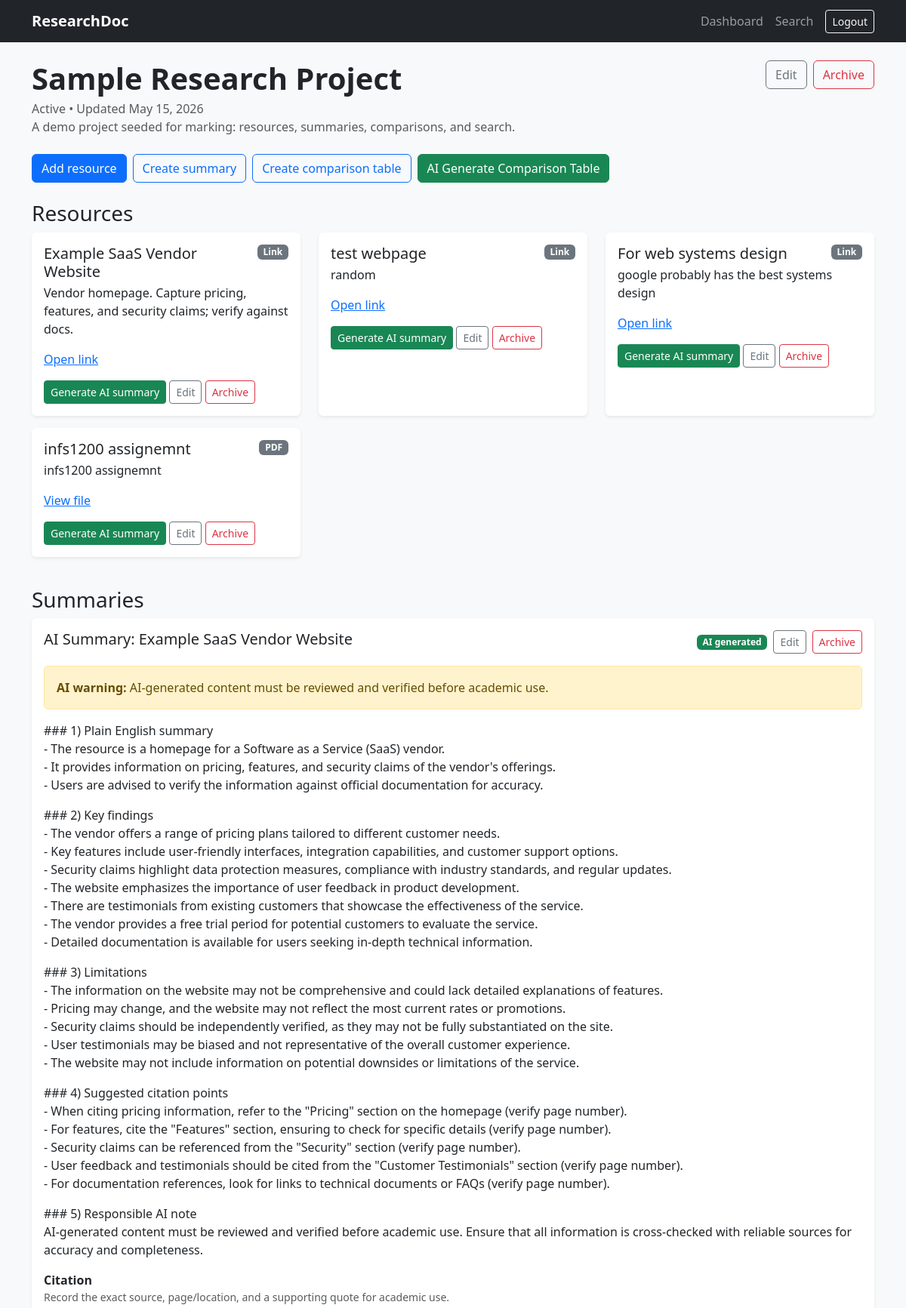
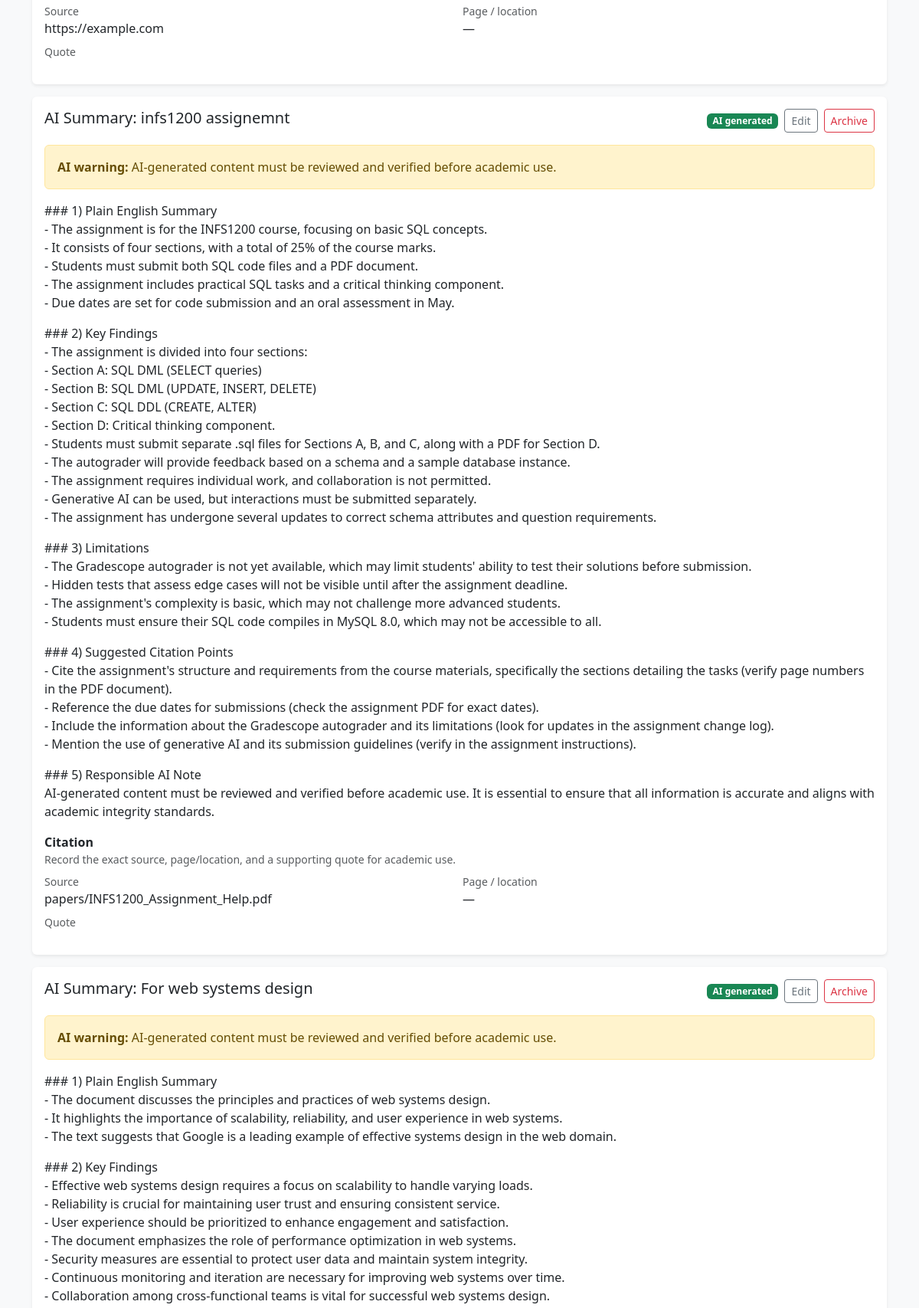
/projects/2/ (signed in, upper part), run on the app's committed database (2 pictures, top to bottom).
### research/models.py (models this page shows, shortened)
class ResearchProject(models.Model):
    STATUS_CHOICES = [
        ("active", "Active"),
        ("on_hold", "On hold"),
        ("completed", "Completed"),
    ]
    owner = models.ForeignKey(settings.AUTH_USER_MODEL, on_delete=models.CASCADE)
    title = models.CharField(max_length=200)
    description = models.TextField(blank=True)
    status = models.CharField(max_length=20, choices=STATUS_CHOICES, default="active")
    is_archived = models.BooleanField(default=False)
    created_at = models.DateTimeField(auto_now_add=True)
    updated_at = models.DateTimeField(auto_now=True)

class Resource(models.Model):
    RESOURCE_TYPES = [
        ("pdf", "PDF"),
        ("link", "Link"),
        ("note", "Note"),
    ]
    project = models.ForeignKey(ResearchProject, on_delete=models.CASCADE)
    title = models.CharField(max_length=200)
    resource_type = models.CharField(max_length=20, choices=RESOURCE_TYPES)
    file = models.FileField(upload_to="papers/", blank=True, null=True)
    url = models.URLField(blank=True)
    notes = models.TextField(blank=True)
    extracted_text = models.TextField(blank=True)
    is_archived = models.BooleanField(default=False)
    created_at = models.DateTimeField(auto_now_add=True)
    updated_at = models.DateTimeField(auto_now=True)

class ResearchSummary(models.Model):
    project = models.ForeignKey(ResearchProject, on_delete=models.CASCADE)
    resource = models.ForeignKey(
        Resource,
        on_delete=models.SET_NULL,
        null=True,
        blank=True,
    )
    title = models.CharField(max_length=200)
    summary_text = models.TextField()
    citation_source = models.CharField(max_length=255, blank=True, default="")
    citation_page = models.CharField(max_length=50, blank=True, default="")
    citation_quote = models.TextField(blank=True, default="")
    ai_generated = models.BooleanField(default=False)
    is_archived = models.BooleanField(default=False)
    created_at = models.DateTimeField(auto_now_add=True)
    updated_at = models.DateTimeField(auto_now=True)

### research/views.py (the view)
# urls.py: path("projects/<int:pk>/", views.project_detail, name="project_detail"),
@login_required
def project_detail(request, pk):
    project = get_object_or_404(ResearchProject, pk=pk, owner=request.user, is_archived=False)
    resources = Resource.objects.filter(project=project, is_archived=False)
    summaries = ResearchSummary.objects.filter(project=project, is_archived=False).order_by("-updated_at")
    tables = ComparisonTable.objects.filter(project=project, is_archived=False).order_by("-updated_at")
    return render(
        request,
        "research/project_detail.html",
        {
            "project": project,
            "resources": resources,
            "summaries": summaries,
            "tables": tables,
        },
    )

### research/templates/research/project_detail.html (shortened to what this page needs)
{% extends "research/base.html" %}
{% block content %}
<div class="mb-4">
  <div class="d-flex justify-content-between align-items-start gap-2 flex-wrap">
    <div>
      <h1 class="fw-bold mb-1">{{ project.title }}</h1>
      <div class="text-muted">{{ project.get_status_display }} • Updated {{ project.updated_at|date:"M j, Y" }}</div>
    </div>
    <div class="d-flex gap-2">
      <a href="{% url 'project_edit' project.pk %}" class="btn btn-outline-secondary">Edit</a>
      <a href="{% url 'project_archive' project.pk %}" class="btn btn-outline-danger">Archive</a>
    </div>
  </div>
  <p class="text-muted">{{ project.description }}</p>
</div>
<div class="d-flex gap-2 mb-4 flex-wrap">
  <a href="{% url 'resource_create' project.pk %}" class="btn btn-primary">Add resource</a>
  <a href="{% url 'summary_create' project.pk %}" class="btn btn-outline-primary">Create summary</a>
  <a href="{% url 'comparison_table_create' project.pk %}" class="btn btn-outline-primary">Create comparison table</a>
  {% if resources|length >= 2 %}
    <form method="post" action="{% url 'generate_ai_comparison_table' project.pk %}" class="d-inline ai-action-form">
      <button type="submit" class="btn btn-success" data-loading-text="Generating AI comparison…">AI Generate Comparison Table</button>
    </form>
  {% endif %}
</div>
<h3>Resources</h3>
<div class="row mb-4">
  {% for resource in resources %}
    <div class="col-md-4 mb-3">
      <div class="card shadow-sm h-100 border-0">
        <div class="card-body">
          <div class="d-flex justify-content-between align-items-start gap-2">
            <h5 class="mb-1">{{ resource.title }}</h5>
            <span class="badge text-bg-secondary">{{ resource.get_resource_type_display }}</span>
          </div>
          <p>{{ resource.notes|truncatewords:20 }}</p>
          {% if resource.file %}
            <p><a href="{{ resource.file.url }}">View file</a></p>
          {% endif %}
          {% if resource.url %}
            <p><a href="{{ resource.url }}" target="_blank">Open link</a></p>
          {% endif %}
          <form method="post" action="{% url 'generate_ai_summary' resource.pk %}" class="d-inline ai-action-form">
            <button type="submit" class="btn btn-sm btn-success" data-loading-text="Generating AI summary…">Generate AI summary</button>
          </form>
          <a href="{% url 'resource_edit' resource.pk %}" class="btn btn-sm btn-outline-secondary">Edit</a>
          <a href="{% url 'resource_archive' resource.pk %}" class="btn btn-sm btn-outline-danger">Archive</a>
        </div>
      </div>
    </div>
  {% empty %}
    <p class="text-muted">No resources yet.</p>
  {% endfor %}
</div>
<h3>Summaries</h3>
<div class="mb-4">
  {% for summary in summaries %}
    <div class="card shadow-sm mb-3 border-0">
      <div class="card-body">
        <div class="d-flex justify-content-between align-items-start gap-2 flex-wrap">
          <h5 class="mb-1">{{ summary.title }}</h5>
          <div class="d-flex gap-2 align-items-center">
            {% if summary.ai_generated %}
              <span class="badge text-bg-success">AI generated</span>
            {% endif %}
            <a href="{% url 'summary_edit' summary.pk %}" class="btn btn-sm btn-outline-secondary">Edit</a>
            <a href="{% url 'summary_archive' summary.pk %}" class="btn btn-sm btn-outline-danger">Archive</a>
          </div>
        </div>
        {% if summary.ai_generated %}
          <div class="alert alert-warning mt-3 mb-3">
            <strong>AI warning:</strong> AI-generated content must be reviewed and verified before academic use.
          </div>
        {% endif %}
        <div class="mt-2">{{ summary.summary_text|linebreaks }}</div>
        <div class="mt-3">
          <div class="fw-semibold">Citation</div>
          <div class="text-muted small mb-2">Record the exact source, page/location, and a supporting quote for academic use.</div>
          <div class="row g-2">
            <div class="col-md-6">
              <div class="small text-muted">Source</div>
              <div>{{ summary.citation_source|default:"—" }}</div>
            </div>
            <div class="col-md-6">
              <div class="small text-muted">Page / location</div>
              <div>{{ summary.citation_page|default:"—" }}</div>
            </div>
            <div class="col-12">
              <div class="small text-muted">Quote</div>
            </div>
          </div>
        </div>
      </div>
    </div>
  {% empty %}
    <p class="text-muted">No summaries yet.</p>
  {% endfor %}
</div>
{% endblock %}

### data on the page
ResearchProject: title "Sample Research Project", status "Active", updated_at "May 15, 2026", description "A demo project seeded for marking: resources, summaries, comparisons, and search."
Resource: title "Example SaaS Vendor Website", resource_type "Link", notes "Vendor homepage. Capture pricing, features, and security claims; verify against docs."
Resource: title "test webpage", resource_type "Link", notes "random"
Resource: title "For web systems design", resource_type "Link", notes "google probably has the best systems design"
Resource: title "infs1200 assignemnt", resource_type "PDF", notes "infs1200 assignemnt"
ResearchSummary: title "AI Summary: Example SaaS Vendor Website", ai_generated "AI generated", shows "AI warning:", summary_text "### 1) Plain English summary - The resource is a homepage for a Software as a Service (SaaS) vendor. - It provides information on pricing, features, and security claims of the vendor's offerings. - Users are advised to verify the information against official documentation for accuracy. ### 2) Key findings - The vendor offers a range of pricing plans tailored to different customer needs. - Key features include user-friendly interfaces, integration capabilities, and customer support options. - Security claims highlight data protection measures, compliance with industry standards, and regular updates. - The website emphasizes the importance of user feedback in product development. - There are…", citation_source "https://example.com", citation_page "—"
ResearchSummary: title "AI Summary: infs1200 assignemnt", ai_generated "AI generated", shows "AI warning:", summary_text "### 1) Plain English Summary - The assignment is for the INFS1200 course, focusing on basic SQL concepts. - It consists of four sections, with a total of 25% of the course marks. - Students must submit both SQL code files and a PDF document. - The assignment includes practical SQL tasks and a critical thinking component. - Due dates are set for code submission and an oral assessment in May. ### 2) Key Findings - The assignment is divided into four sections: - Section A: SQL DML (SELECT queries) - Section B: SQL DML (UPDATE, INSERT, DELETE) - Section C: SQL DDL (CREATE, ALTER) - Section D: Critical thinking component. - Students must submit separate .sql files for Sections A, B, and C, along…", citation_source "papers/INFS1200_Assignment_Help.pdf", citation_page "—"
ResearchSummary: title "AI Summary: For web systems design", ai_generated "AI generated", shows "AI warning:", summary_text "### 1) Plain English Summary - The document discusses the principles and practices of web systems design. - It highlights the importance of scalability, reliability, and user experience in web systems. - The text suggests that Google is a leading example of effective systems design in the web domain. ### 2) Key Findings - Effective web systems design requires a focus on scalability to handle varying loads. - Reliability is crucial for maintaining user trust and ensuring consistent service. - User experience should be prioritized to enhance engagement and satisfaction. - The document emphasizes the role of performance optimization in web systems. - Security measures are essential to protect…"
